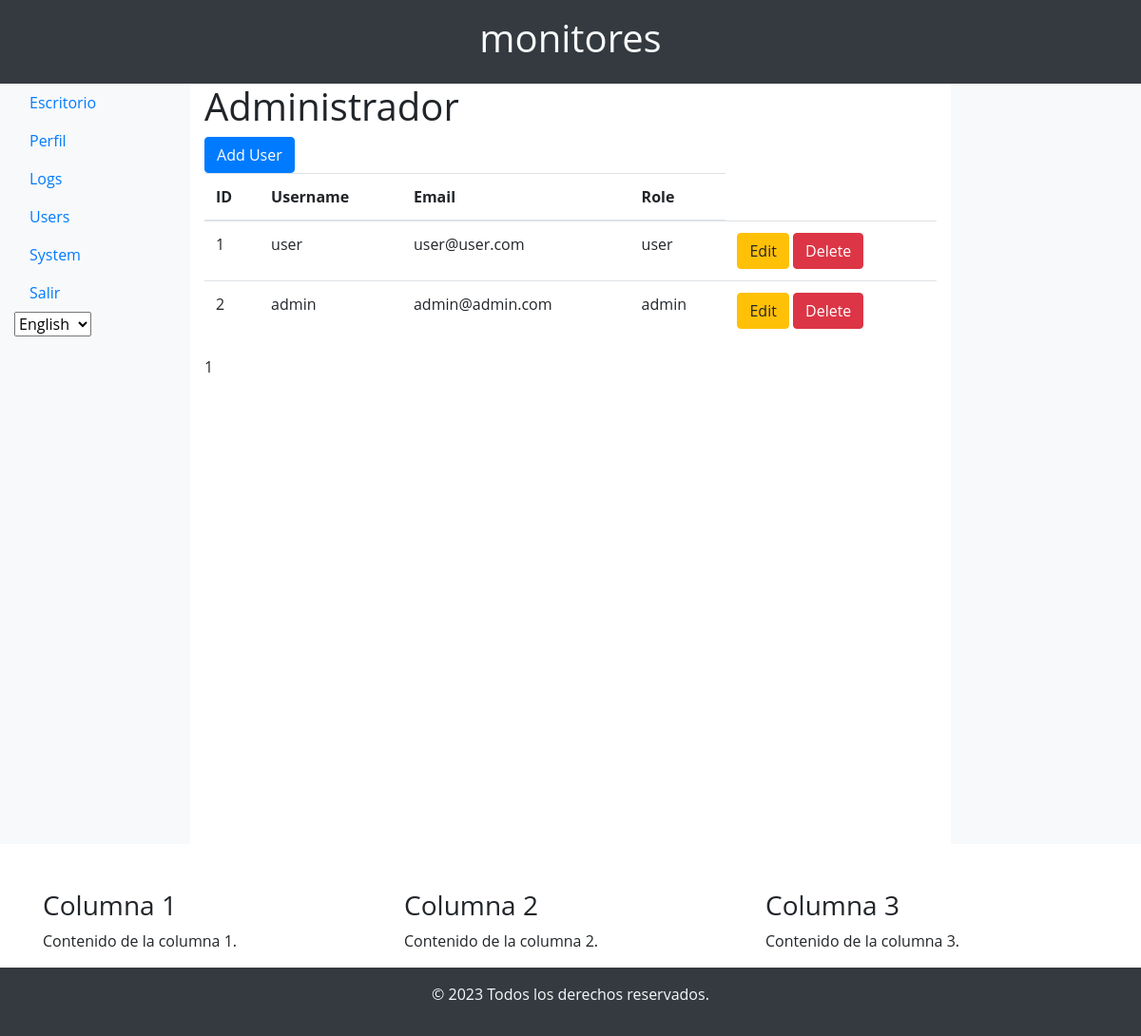
The app's page /admin (signed in), older data.
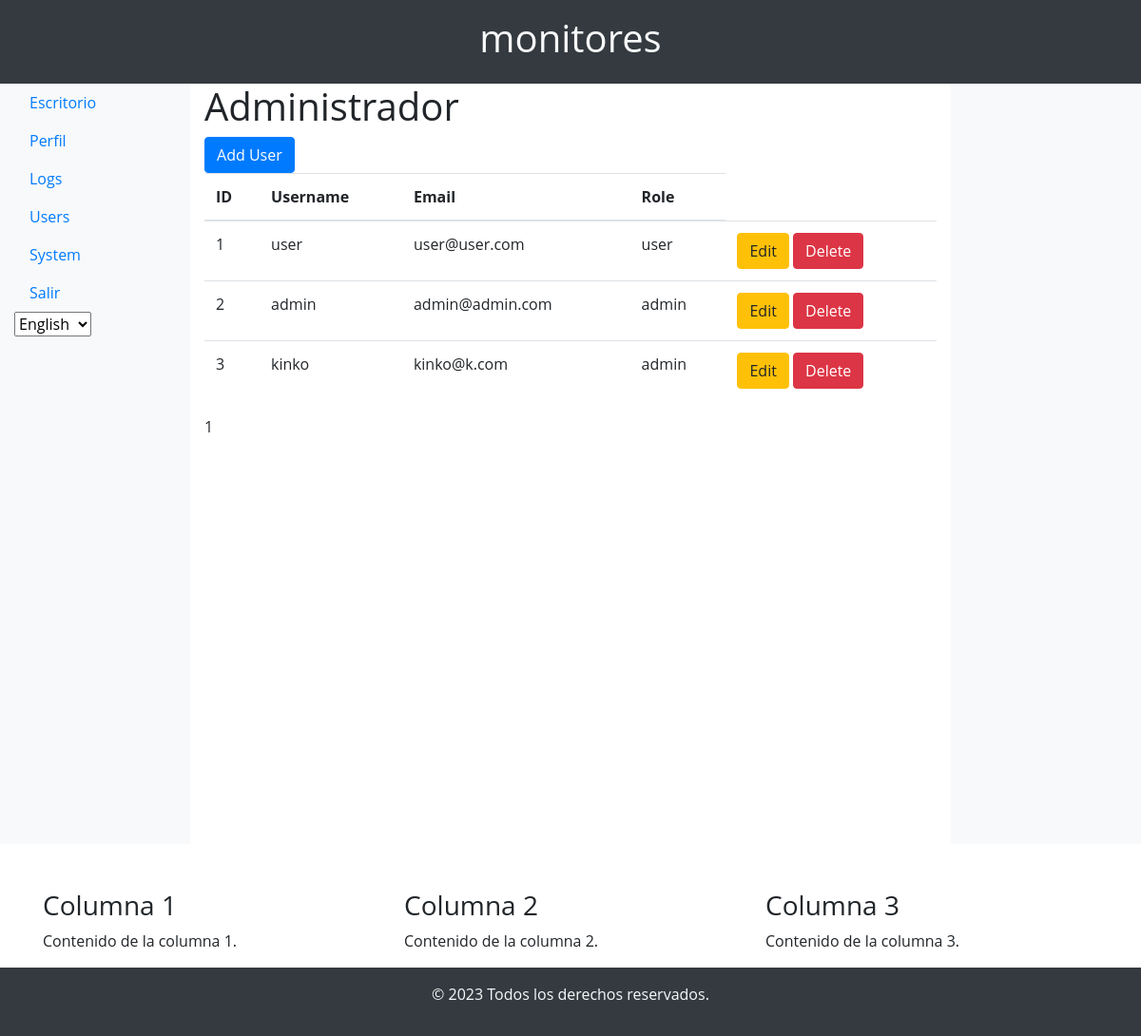
The same page, newer data.
### app/models/user_model.py (models this page shows, shortened)
class User(db.Model, UserMixin):
    id = db.Column(db.Integer, primary_key=True)
    username = db.Column(db.String(50), unique=True, nullable=False)
    email = db.Column(db.String(120), unique=True, nullable=False)
    password = db.Column(db.String(60), nullable=False)
    role = db.Column(db.String(20), default='user')  # Default role is 'user'
    language = db.Column(db.String(5), default='en')  # Add this line for language preference

### app/controllers/user_controller.py (the view)
@app.route('/admin')
@login_required
def admin():
    if current_user.role != 'admin':
        flash(_('You do not have permission to access this page.'), 'danger')
        return redirect(url_for('index'))
    page = request.args.get('page', 1, type=int)
    per_page = 9  # Adjust the number of users per page as needed
    users = User.query.paginate(page=page, per_page=per_page, error_out=False)
    return render_template('user/admin.html', users=users)

### app/__init__.py (called while the page is built)
@login_manager.user_loader
def load_user(user_id):
    return User.query.get(int(user_id))

def is_admin():
    return current_user.is_authenticated and current_user.role == 'admin'

### app/templates/user/admin.html (shortened to what this page needs)
{% extends 'base.html' %}
{% block content %}
    <h1>Administrador</h1>
    <a href="{{ url_for('add_user') }}" class="btn btn-primary">Add User</a>
    <table class="table">
        <thead>
            <tr>
                <th>ID</th>
                <th>Username</th>
                <th>Email</th>
                <th>Role</th>
            </tr>
        </thead>
        <tbody>
            {% for user in users.items %}
                <tr>
                    <td>{{ user.id }}</td>
                    <td>{{ user.username }}</td>
                    <td>{{ user.email }}</td>
                    <td>{{ user.role }}</td>
                    <td>
                        <a href="{{ url_for('edit_user', user_id=user.id) }}" class="btn btn-warning">Edit</a>
                        <a href="{{ url_for('delete_user', user_id=user.id) }}" class="btn btn-danger">Delete</a>
                    </td>
                </tr>
            {% endfor %}
        </tbody>
    </table>
    <div class="pagination">
        <span class="step-links">
            {% for page_num in users.iter_pages() %}
                {% if page_num %}
                    {% if page_num == users.page %}
                        <span class="current">{{ page_num }}</span>
                    {% else %}
                        <a href="?page={{ page_num }}">{{ page_num }}</a>
                    {% endif %}
                {% else %}
                    <span class="ellipsis">...</span>
                {% endif %}
            {% endfor %}
        </span>
    </div>
{% endblock %}

### app/templates/base.html (shortened to what this page needs)
<!DOCTYPE html>
<html lang="en">
<head>
    <link rel="stylesheet" href="https://stackpath.bootstrapcdn.com/bootstrap/4.3.1/css/bootstrap.min.css">
    <link rel="stylesheet" href="{{ url_for('static', filename='css/styles.css') }}">
    <link rel="stylesheet" type="text/css" href="https://cdn.datatables.net/1.11.6/css/jquery.dataTables.css">
</head>
<body>
    <div class="container-fluid">
        <div class="row bg-dark text-light">
            <div class="col-12">
                <h1 class="text-center py-3">monitores</h1>
            </div>
        </div>
        <div class="row content">
            <div class="col-md-2 bg-light">
                {% if current_user.is_authenticated %}
                    <nav class="nav flex-column">
                        <li class="nav-item">
                            <a class="nav-link" href="/">Escritorio</a>
                        </li>
                        <li class="nav-item">
                            <a class="nav-link" href="{{ url_for('user_profile', user_id=current_user.id) }}">Perfil</a>
                        </li>
                        {% if is_admin() %}
                            <li class="nav-item">
                                <a class="nav-link" href="{{ url_for('view_logs') }}">Logs</a>
                            </li>
                            <li class="nav-item">
                                <a class="nav-link" href="{{ url_for('list_users') }}">Users</a>
                            </li>
                            <li class="nav-item">
                                <a class="nav-link" href="{{ url_for('view_system') }}">System</a>
                            </li>
                        {% endif %}
                        <li class="nav-item">
                            <a class="nav-link" href="{{ url_for('logout') }}">Salir</a>
                        </li>
                    </nav>
                    <div class="language-selector">
                        <form action="{{ url_for('set_locale') }}" method="post">
                            <select name="language" onchange="this.form.submit()">
                                <option value="en" {% if g.get('locale', 'en') == 'en' %}selected{% endif %}>English</option>
                            </select>
                    </form>
                </div>
                {% endif %}
            </div>
            <div class="col-md-8">
                {% block content %}{% endblock %}
            </div>
            <div class="col-md-2 bg-light">
            </div>
        </div>
        <div class="container mt-5">
            <div class="row">
                <div class="col-md-4">
                    <h3>Columna 1</h3>
                    <p>Contenido de la columna 1.</p>
                </div>
                <div class="col-md-4">
                    <h3>Columna 2</h3>
                    <p>Contenido de la columna 2.</p>
                </div>
                <div class="col-md-4">
                    <h3>Columna 3</h3>
                    <p>Contenido de la columna 3.</p>
                </div>
            </div>
        </div>
        <div class="row bg-dark text-light text-center py-3">
            <div class="col-12">
                <p>© 2023 Todos los derechos reservados.</p>
            </div>
        </div>
    </div>
</body>
</html>

### app/static/css/styles.css (style rules this page uses)
html, body { height: 100%; margin: 0; }
body { display: flex; flex-direction: column; }
.row.content { flex: 1; min-height: 100vh; }
body { font-family: 'Open Sans', sans-serif; }
.container { margin-top: 50px; }

Row changes from the older to the newer data that the page shows:
added User: id "3", username "kinko", email "kinko@k.com", role "admin"
